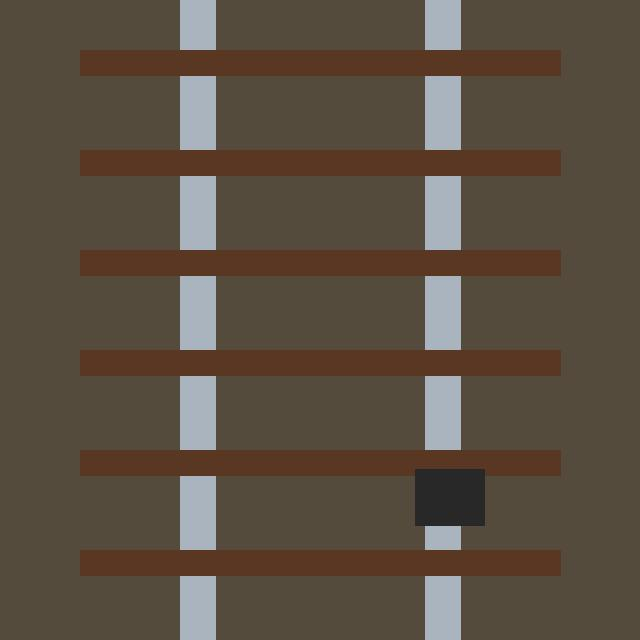
#> input picture data/raw/images/track_0000.jpg, 640 x 640 px
$ python -i augmentation.py   (imports and definitions only)
#> lines starting #> are read from the running program, lines starting #| are printed output that depends on the picture
### src/utils/logger.py
import logging
import sys

def get_logger(name: str = "RailwaySafetySystem") -> logging.Logger:
    logger = logging.getLogger(name)
    if not logger.handlers:
        logger.setLevel(logging.INFO)
        formatter = logging.Formatter('[%(asctime)s] [%(levelname)s] [%(name)s]: %(message)s')

        console_handler = logging.StreamHandler(sys.stdout)
        console_handler.setFormatter(formatter)
        logger.addHandler(console_handler)
    return logger

### src/vision/augmentation.py
import random
import numpy as np
from PIL import Image, ImageEnhance, ImageFilter
from src.utils.logger import get_logger

logger = get_logger("ImageAugmentation")

class TrackAugmenter:
    def __init__(self):
        pass

    def augment(self, pil_img: Image.Image) -> Image.Image:
        """
        Applies computer vision data augmentation for railway inspection:
        - Random Horizontal Flip
        - Random Rotation (-15 to +15 deg)
        - Brightness / Contrast jitter
        - Weather simulation (soft blur for fog/rain)
        """
        augmented = pil_img.copy()

        # 1. Random Horizontal Flip
        if random.random() > 0.5:
            augmented = augmented.transpose(Image.FLIP_LEFT_RIGHT)

        # 2. Random Rotation (-15 to 15 deg)
        angle = random.uniform(-15, 15)
        augmented = augmented.rotate(angle, resample=Image.BILINEAR)

        # 3. Brightness / Contrast Jitter
        brightness_factor = random.uniform(0.7, 1.3)
        contrast_factor = random.uniform(0.8, 1.2)

        enhancer = ImageEnhance.Brightness(augmented)
        augmented = enhancer.enhance(brightness_factor)

        enhancer = ImageEnhance.Contrast(augmented)
        augmented = enhancer.enhance(contrast_factor)

        # 4. Soft blur weather simulation (20% chance)
        if random.random() < 0.2:
            augmented = augmented.filter(ImageFilter.GaussianBlur(radius=random.uniform(0.5, 1.5)))

        return augmented

# [5 lines not run here, left out]

>>> import cv2
>>> picture = cv2.imread('../../data/raw/images/track_0000.jpg', cv2.IMREAD_GRAYSCALE)
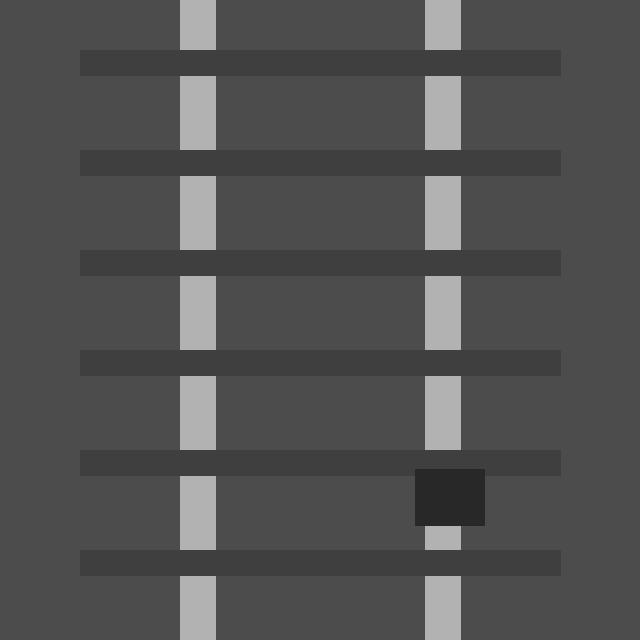
#> picture: shape (640, 640); min 12, max 190, mean 81.5
#> (the run stopped early here; a loop or call above may not have finished)
